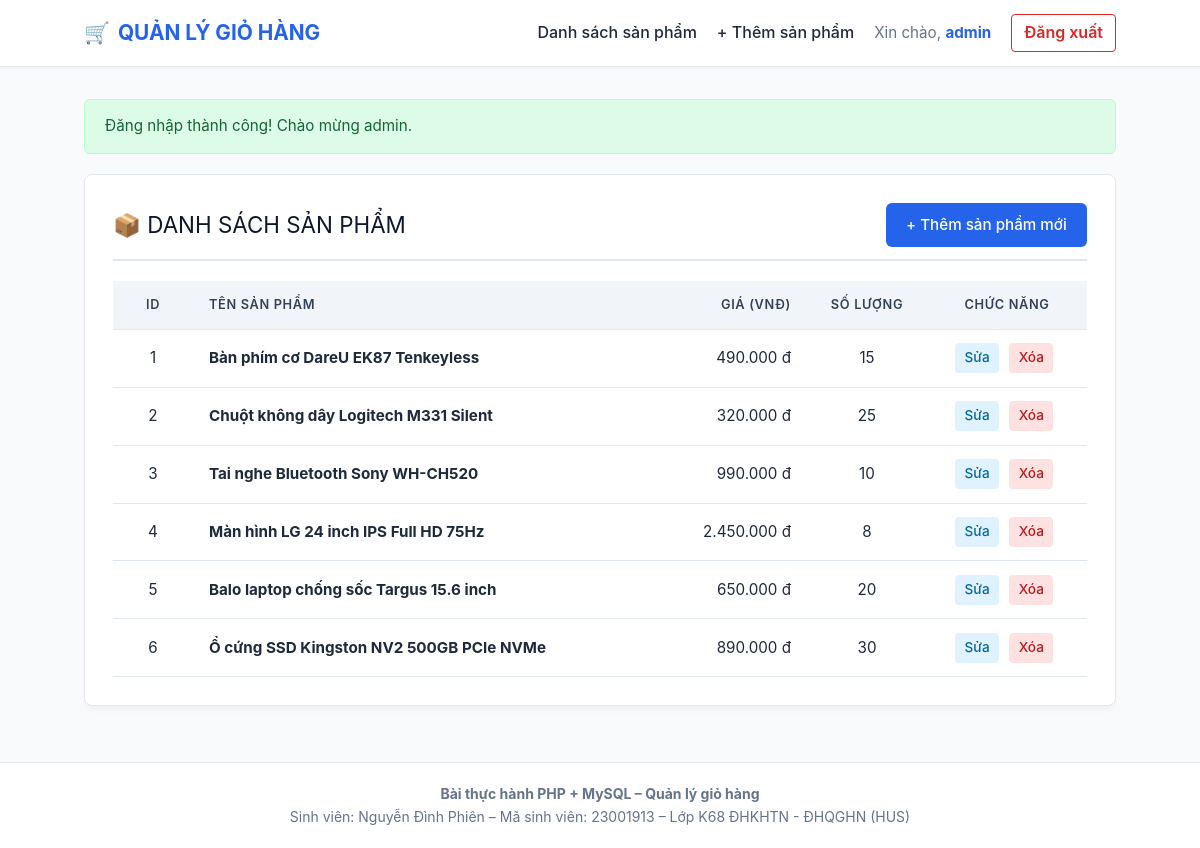
Screenshot of /buoi5/app/product_list.php (signed in) with the database file from the repository.
### tables this page shows
CREATE TABLE products (
    id INT PRIMARY KEY AUTO_INCREMENT,
    name VARCHAR(100) NOT NULL,
    price DECIMAL(10,2) NOT NULL,
    quantity INT NOT NULL
);

### buoi5/app/model/product.php (called while the page is built, shortened)
<?php
if (!function_exists('getAllProducts')) {
    function getAllProducts() {
        $pdo = getDBConnection();
        $sql = "SELECT * FROM products ORDER BY id ASC";
        $stmt = $pdo->query($sql);
        return $stmt->fetchAll();
    }
}

### buoi5/app/product_list.php (the view, shortened to what this page needs)
<?php
require_once __DIR__ . '/model/product.php';
$products = getAllProducts();
require_once __DIR__ . '/view/header.php';
?>
<div class="card">
    <div class="card-title">
        <span>📦 DANH SÁCH SẢN PHẨM</span>
        <a href="product_add.php" class="btn btn-primary">+ Thêm sản phẩm mới</a>
    </div>
    <div class="table-container">
        <table>
            <thead>
                <tr>
                    <th style="width: 80px;" class="text-center">ID</th>
                    <th>Tên sản phẩm</th>
                    <th style="width: 160px;" class="text-right">Giá (VNĐ)</th>
                    <th style="width: 120px;" class="text-center">Số lượng</th>
                    <th style="width: 160px;" class="text-center">Chức năng</th>
                </tr>
            </thead>
            <tbody>
                <?php if (!empty($products)): ?>
                    <?php foreach ($products as $item): ?>
                        <tr>
                            <td class="text-center"><?= htmlspecialchars($item['id']) ?></td>
                            <td><strong><?= htmlspecialchars($item['name']) ?></strong></td>
                            <td class="text-right"><?= number_format($item['price'], 0, ',', '.') ?> đ</td>
                            <td class="text-center"><?= htmlspecialchars($item['quantity']) ?></td>
                            <td class="text-center">
                                <a href="product_edit.php?id=<?= urlencode($item['id']) ?>" class="action-link action-edit">Sửa</a>
                                <a href="product_delete.php?id=<?= urlencode($item['id']) ?>&confirm=1"
                                   class="action-link action-delete"
                                   onclick="return confirm('Bạn có chắc chắn muốn xóa sản phẩm \'<?= htmlspecialchars(addslashes($item['name'])) ?>\' không?');">
                                    Xóa
                                </a>
                            </td>
                        </tr>
                    <?php endforeach; ?>
                <?php endif; ?>
            </tbody>
        </table>
    </div>
</div>
<?php
require_once __DIR__ . '/view/footer.php';
?>

### buoi5/app/view/header.php (shortened to what this page needs)
<?php
$isLoggedIn = isset($_SESSION['username']) && !empty($_SESSION['username']);
$currentUsername = $_SESSION['username'] ?? '';
?>
<!DOCTYPE html>
<html lang="vi">
<head>
    <link rel="stylesheet" href="assets/css/style.css">
</head>
<body>
    <header class="site-header">
        <nav class="navbar">
            <a href="product_list.php" class="brand-logo">
                <span>🛒</span> QUẢN LÝ GIỎ HÀNG
            </a>
            <div class="nav-menu">
                <?php if ($isLoggedIn): ?>
                    <a href="product_list.php" class="nav-link">Danh sách sản phẩm</a>
                    <a href="product_add.php" class="nav-link">+ Thêm sản phẩm</a>
                    <span class="user-greeting">
                        Xin chào, <strong><?= htmlspecialchars($currentUsername) ?></strong>
                    </span>
                    <a href="logout.php" class="btn-logout">Đăng xuất</a>
                <?php else: ?>
                    <a href="login.php" class="nav-link">Đăng nhập</a>
                    <a href="register.php" class="btn btn-primary">Đăng ký</a>
                <?php endif; ?>
            </div>
        </nav>
    </header>
    <main class="main-container">
        <?php if (!empty($_SESSION['flash_success'])): ?>
            <div class="alert alert-success">
                <?= htmlspecialchars($_SESSION['flash_success']) ?>
            </div>
        <?php endif; ?>

### buoi5/app/view/footer.php
    </main>
    <footer class="site-footer">
        <p><strong>Bài thực hành PHP + MySQL – Quản lý giỏ hàng</strong></p>
        <p>Sinh viên: Nguyễn Đình Phiên – Mã sinh viên: 23001913 – Lớp K68 ĐHKHTN - ĐHQGHN (HUS)</p>
    </footer>
</body>
</html>

### buoi5/app/assets/css/style.css (style rules this page uses)
:root { --primary-color: #2563eb; --primary-hover: #1d4ed8; --success-color: #16a34a; --success-hover: #15803d; --danger-color: #dc2626; --danger-hover: #b91c1c; --warning-color: #d97706; --bg-color: #f8fafc; --card-bg: #ffffff; --text-color: #1e293b; --text-muted: #64748b; --border-color: #e2e8f0; --font-family: -apple-system, BlinkMacSystemFont, "Segoe UI", Roboto, "Helvetica Neue", Arial, sans-serif; }
* { box-sizing: border-box; margin: 0; padding: 0; }
body { font-family: var(--font-family); background-color: var(--bg-color); color: var(--text-color); line-height: 1.6; min-height: 100vh; display: flex; flex-direction: column; }
.site-header { background-color: #ffffff; border-bottom: 1px solid var(--border-color); box-shadow: 0 1px 3px rgba(0, 0, 0, 0.05); }
.navbar { max-width: 1080px; margin: 0 auto; padding: 0.85rem 1.5rem; display: flex; justify-content: space-between; align-items: center; flex-wrap: wrap; gap: 1rem; }
.brand-logo { font-size: 1.3rem; font-weight: 700; color: var(--primary-color); text-decoration: none; display: flex; align-items: center; gap: 0.5rem; }
.nav-menu { display: flex; align-items: center; gap: 1.25rem; list-style: none; }
.nav-link { text-decoration: none; color: var(--text-color); font-weight: 500; transition: color 0.15s ease-in-out; }
.user-greeting { font-size: 0.95rem; color: var(--text-muted); }
.user-greeting strong { color: var(--primary-color); }
.btn-logout { color: var(--danger-color); font-weight: 600; text-decoration: none; padding: 0.35rem 0.75rem; border: 1px solid var(--danger-color); border-radius: 4px; transition: all 0.15s ease-in-out; }
.main-container { max-width: 1080px; width: 100%; margin: 2rem auto; padding: 0 1.5rem; flex: 1; }
.card { background: var(--card-bg); border: 1px solid var(--border-color); border-radius: 8px; padding: 1.75rem; box-shadow: 0 4px 6px -1px rgba(0, 0, 0, 0.05); margin-bottom: 1.5rem; }
.card-title { font-size: 1.4rem; margin-bottom: 1.25rem; color: #0f172a; display: flex; justify-content: space-between; align-items: center; border-bottom: 2px solid var(--border-color); padding-bottom: 0.75rem; }
.alert { padding: 0.9rem 1.25rem; border-radius: 6px; margin-bottom: 1.25rem; font-size: 0.95rem; }
.alert-success { background-color: #dcfce7; color: #166534; border: 1px solid #bbf7d0; }
.table-container { overflow-x: auto; }
table { width: 100%; border-collapse: collapse; background: #ffffff; font-size: 0.95rem; }
th, td { padding: 0.85rem 1rem; text-align: left; border-bottom: 1px solid var(--border-color); }
th { background-color: #f1f5f9; color: #334155; font-weight: 600; text-transform: uppercase; font-size: 0.8rem; letter-spacing: 0.05em; }
.text-center { text-align: center; }
.text-right { text-align: right; }
button, .btn { display: inline-block; padding: 0.6rem 1.2rem; font-size: 0.95rem; font-weight: 500; line-height: 1.5; border-radius: 6px; border: 1px solid transparent; cursor: pointer; text-decoration: none; text-align: center; transition: all 0.15s ease-in-out; font-family: inherit; }
.btn-primary { background-color: var(--primary-color); color: #ffffff; }
.action-link { display: inline-block; padding: 0.25rem 0.6rem; font-size: 0.85rem; border-radius: 4px; text-decoration: none; font-weight: 500; margin-right: 0.35rem; }
.action-edit { background-color: #e0f2fe; color: #0369a1; }
.action-delete { background-color: #fee2e2; color: #b91c1c; }
.site-footer { background: #ffffff; border-top: 1px solid var(--border-color); padding: 1.25rem 0; text-align: center; font-size: 0.875rem; color: var(--text-muted); margin-top: auto; }

### rows the page displays
products: id "1", name "Bàn phím cơ DareU EK87 Tenkeyless", price "490.000", quantity "15"
products: id "2", name "Chuột không dây Logitech M331 Silent", price "320.000", quantity "25"
products: id "3", name "Tai nghe Bluetooth Sony WH-CH520", price "990.000", quantity "10"
products: id "4", name "Màn hình LG 24 inch IPS Full HD 75Hz", price "2.450.000", quantity "8"
products: id "5", name "Balo laptop chống sốc Targus 15.6 inch", price "650.000", quantity "20"
products: id "6", name "Ổ cứng SSD Kingston NV2 500GB PCIe NVMe", price "890.000", quantity "30"

### other values shown
$currentUsername "admin"
$_SESSION['flash_success'] "Đăng nhập thành công! Chào mừng admin."
